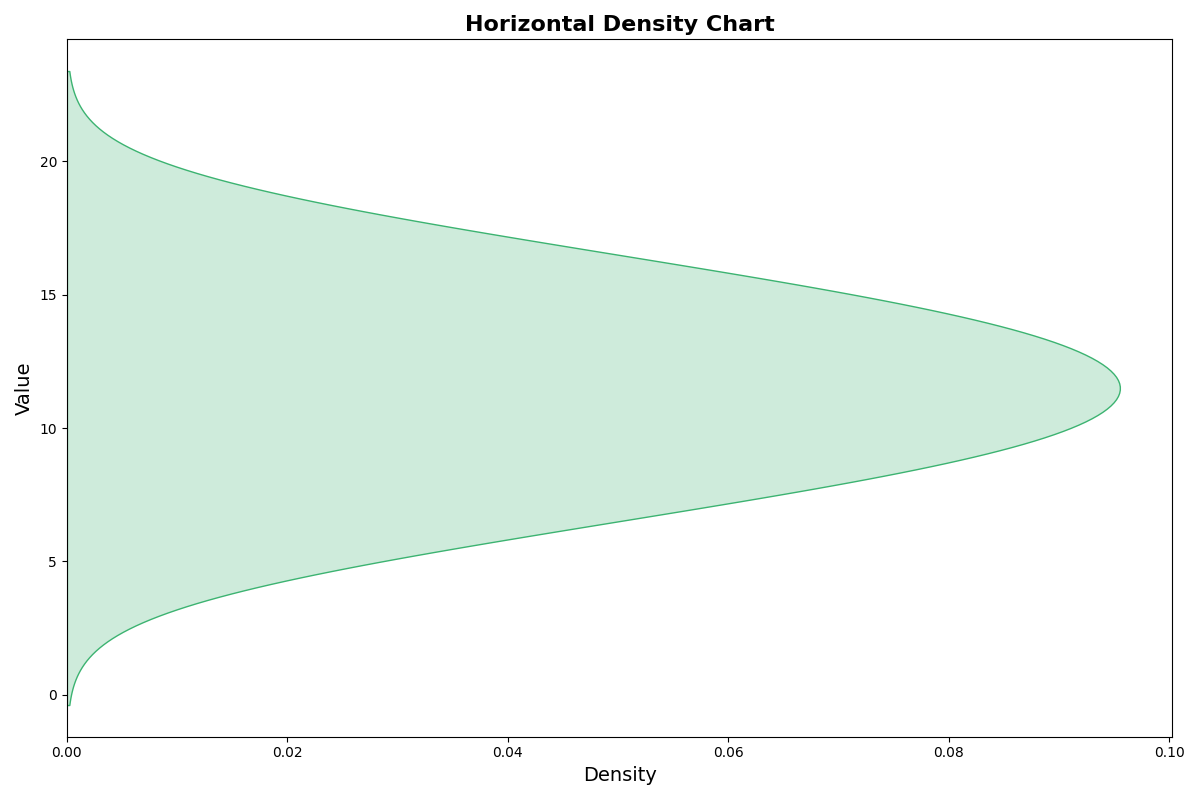

The script that drew this image:
import matplotlib.pyplot as plt
import numpy as np
import seaborn as sns

researcher_density = np.array([8, 6, 15, 12, 17, 9, 11, 14, 10, 13])

fig, ax = plt.subplots(figsize=(12, 8))

sns.kdeplot(y=researcher_density, ax=ax, fill=True, color="mediumseagreen")

ax.set_title("Horizontal Density Chart", fontsize=16, fontweight='bold')
ax.set_xlabel("Density", fontsize=14)
ax.set_ylabel("Value", fontsize=14)

plt.tight_layout()
plt.show()
